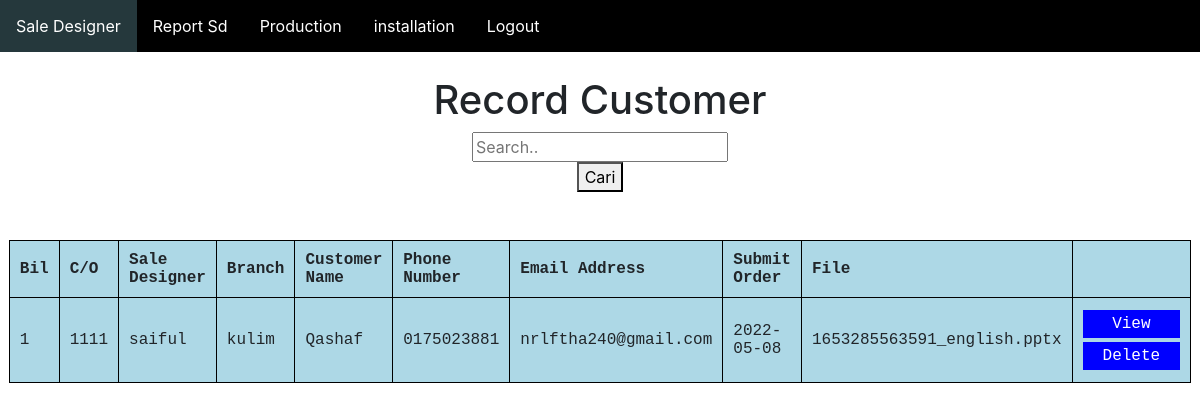
/ifkitchen/resultsd.php, run on the app's committed database.
### tables this page shows
CREATE TABLE `sd` (
  `idsd` int(10) NOT NULL,
  `empno` text NOT NULL,
  `sd` text NOT NULL,
  `branch` text NOT NULL,
  `name` text NOT NULL,
  `notel` text NOT NULL,
  `email` text NOT NULL,
  `sorder` date NOT NULL,
  `myfile` varchar(200) NOT NULL
);

### ifkitchen/resultsd.php (the view, shortened to what this page needs)
<?php
include('navbarsd.php');
?>
<!DOCTYPE html>
<html>
<head>
</head>
<body>
<center>
<h1>Record Customer</h1>
                <form method="post" action="" class="example" style="margin:auto;max-width: 300px">
                <input type="text" placeholder="Search.."name="carian">
                <button type="submit" value="Cari">Cari</button>
            </form>
            <?php
include("connection.php");
$carian="";
$page=0;
$limit=10000;
$offset=$page * $limit;
$sql="SELECT * FROM sd WHERE empno LIKE '%$carian%' OR name LIKE '%$carian%'
LIMIT $limit OFFSET $offset";
$result= mysqli_query($conn,$sql);
?>
</center>
<br><br>
<table id = "t01" border="1" cellpadding="5" align="center">
<tr>
     <th><b>Bil</b></th>
     <th><b>C/O</b></th>
     <th><b>Sale Designer</b></th>
     <th><b>Branch</b></th>
     <th><b>Customer Name</b></th>
     <th><b>Phone Number</b></th>
     <th><b>Email Address</b></th>
     <th><b>Submit Order</b></th>
     <th><b>File</b></th>
     <th><b></b></th>
</tr>
<?php
	$i= $page ;
	while ($rows=mysqli_fetch_array($result)){
		?>
		<tbody><tr>
			<td><?=++$i?></td>
			<td><?=$rows["empno"]?></td>
			<td><?=$rows['sd']?></td>
			<td><?=$rows['branch']?></td>
			<td><?=$rows['name']?></td>
			<td><?=$rows['notel']?></td>
            <td><?=$rows['email']?></td>
            <td><?=$rows['sorder']?></td>
            <td><?=$rows['myfile']?></td>
            <td colspan="2" align="center">
                <input type="button" value=" View " onclick="window.location.href='viewsd.php?id=<?php echo $rows['idsd'];?>'"/>
				<a href="delete.php?id=<?php echo $rows['idsd'];?>" onclick=" return confirm ('Are you sure to delete this user?')"><input type="button" value="Delete"/>
                </a>
		  </td>
		</tr>
		<?php
    }
    ?>
    </table>
</body>
</html>

### ifkitchen/navbarsd.php (style rules this page uses)
html { font-family: Arial; display: inline-block; margin: 0px auto; text-align: left; }

### ifkitchen/resultsd.php (style rules this page uses)
table, th, td { border: 1px solid black; border-collapse: collapse; padding:5px; text-align: left, center; width: 50%; }
th { padding: 10px; text-align: left, center; font-family: "Lucida Console", "Courier New", monospace; }
td { padding: 10px; text-align: left, center; font-family: "Lucida Console", "Courier New", monospace; }
#t01 { width: 50%; background-color: lightblue; }
input[type=button] { background-color: blue; border: none; color: white; padding: 5px 20px; text-decoration: none; display: inline-block; cursor: pointer; margin: 2px auto; -webkit-transition-duration: 0.4s; transition-duration: 0.4s; font-family: "Lucida Console", "Courier New", monospace; }

### data on the page
sd: empno "1111", sd "saiful", branch "kulim", name "Qashaf", notel "0175023881", email "nrlftha240@gmail.com", sorder "2022-05-08", myfile "1653285563591_english.pptx"
